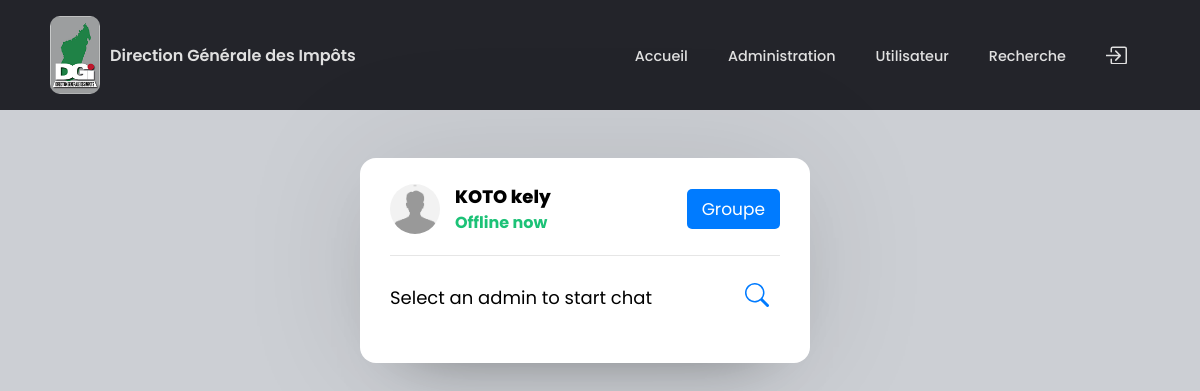
Screenshot of /Admin/chat-admin.php (signed in) with the database file from the repository.
### tables this page shows
CREATE TABLE `users` (
  `user_id` int(11) NOT NULL,
  `unique_id` int(200) NOT NULL,
  `fname` varchar(255) NOT NULL,
  `lname` varchar(255) NOT NULL,
  `email` varchar(255) NOT NULL,
  `img` varchar(400) DEFAULT NULL,
  `password` varchar(255) NOT NULL,
  `status` varchar(255) NOT NULL
);

### Admin/chat-admin.php (the view, shortened to what this page needs)
<?php
    $img="";
    if ($row['img'] == NULL){
        $img = "noprofil.jpg";
    }else{
        $img = "php/Profile/".$row['img'];
    }
?>
<!DOCTYPE html>
<html lang="en">
<head>
    <link rel="stylesheet" href="assets/css/accueil.css">
    <link rel="stylesheet" href="assets/css/fontawesome.css"/>
</head>
<body>
    <header id="menu">
        <div class="logo">
            <img src="./assets/img/DGI_logo.png" alt="">
            <a href="accueil.php" class="header_logo">Direction Générale des Impôts</a>
        </div>
        <nav class="nav" id="nav-menu">
            <ul class="nav_list">
                <li class="nav_item"><a href="accueil.php" class="nav_link" style="--cir:#45f3ff">Accueil</a></li>
                <li class="nav_item"><a href="chat-admin.php" class="nav_link" style="--cir:#45f3ff">Administration</a></li>
                <li class="nav_item"><a href="admin.php" class="nav_link" style="--cir:#45f3ff">Utilisateur</a></li>
                <li class="nav_item"><a href="recherche.php" class="nav_link" style="--cir:#45f3ff">Recherche</a></li>
                <li class="nav_item">
                    <a href="php/logout.php?logout_id=<?php echo $row['unique_id']?>" class="nav_link" style="--cir:#f0374a">
                    </a>
                </li>
            </ul>
        </nav>
    </header>
    <body>
    <div class="wrapper">
        <section class="users">
            <header>
            <?php
                include_once "php/config.php";
                $sql = mysqli_query($conn, "SELECT * FROM users WHERE unique_id = {$_SESSION['unique_id']}");
                if(mysqli_num_rows($sql) > 0){
                    $row = mysqli_fetch_assoc($sql);
                }
            ?>
                <div class="content">
                    <img src="<?php echo $img ?>" alt="">
                    <div class="details">
                        <span><?php echo $row['fname'] . " " . $row['lname'] ?></span>
                        <p id="status"><?php echo $row['status'] ?></p>
                    </div>
                </div>
                <a href="chat-group.php" class="logout">Groupe</a>
            </header>
            <div class="search">
                <span class="text">Select an admin to start chat</span>
                <button>
                </button>
            </div>
        </section>
    </div>
</body>
</html>

### Admin/assets/css/accueil.css (style rules this page uses)
* { margin: 0; padding: 0; box-sizing: border-box; }
body { font-family: 'Poppins', sans-serif; background-color: #CCCFD4; }
a { text-decoration: none; }
ul { list-style: none; }
#menu { display: flex; background-color: #23242a; justify-content: space-between; padding: 1rem 50px; align-items: center; }
#status { color: #1cc277; font-weight: 700; }
.logo { display: flex; align-items: center; }
.logo img { width: 50px; border-radius: 10px; margin-right: 10px; }
.header_logo { color: #eeee; font-weight: 600; }
.nav_list { display: flex; align-items: center; }
.nav_item { margin: 0 10px; }
.nav_link { padding: 10px; color: #eeee; font-size: 0.9rem; font-weight: 500; border-radius: 5px; }
.wrapper { margin-left: 30% !important; margin-top: 4% !important; display: inline-block; align-items: center; justify-content: center; background: #fff; width: 450px; border-radius: 16px; box-shadow: 0 0 128px 0 rgba(0, 0, 0, 0.1), 0 32px 64px -48px rgba(0, 0, 0, 0.5); }
.users { padding: 25px 30px; }
.users header, .users-list a { align-items: center; display: flex; padding-bottom: 20px; justify-content: space-between; border-bottom: 1px solid #e6e6e6; }
.wrapper img { object-fit: cover; border-radius: 50%; }
:is(.users, .users-list) .content { display: flex; align-items: center; }
.users header .content img { height: 50px; width: 50px; }
:is(.users, .users-list) .details { color: #000; margin-left: 15px; }
:is(.users, .users-list) .details span { font-size: 18px; font-weight: 800; }
.users header .logout { color: #fff; font-size: 17px; padding: 7px 15px; background: #007bff; border-radius: 5px; }
.users .search { margin: 20px 0; display: flex; align-items: center; justify-content: space-between; }
.users .search .text { font-size: 18px; }
.users .search button { width: 47px; height: 42px; border: none; outline: none; background: #fff; color: #333; border-radius: 0 5px 5px 0; cursor: pointer; font-size: 17px; border-radius: 0 5px 5px 0; transition: all 0.2s ease; }

### rows the page displays
users: fname "KOTO", lname "kely", status "Offline now"
